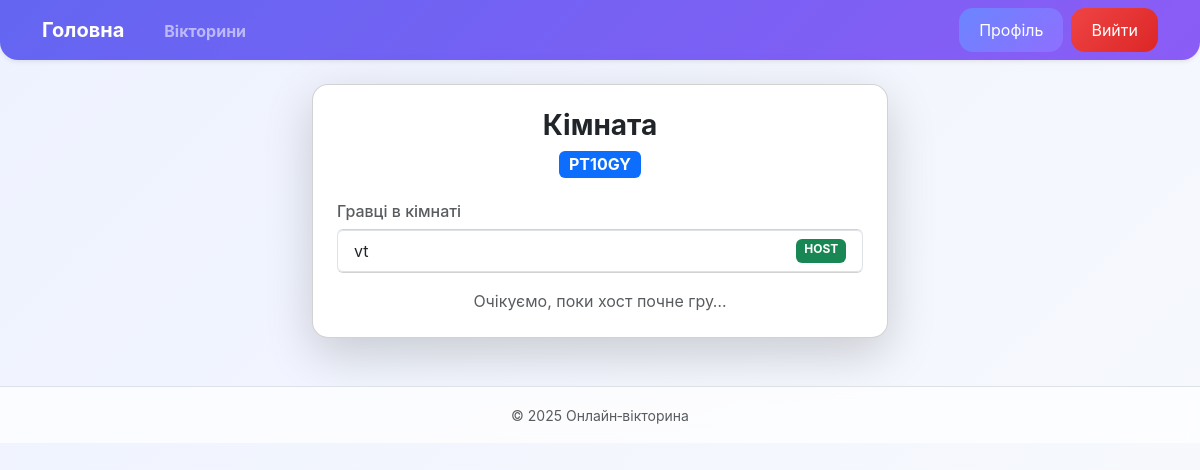
The app's page /quiz/room/PT10GY/ (signed in) with its own data.
### quiz/models.py (models this page shows, shortened)
class QuizRoom(models.Model):
    quiz = models.ForeignKey("Quiz", on_delete=models.CASCADE, related_name="rooms")
    host = models.ForeignKey(settings.AUTH_USER_MODEL, on_delete=models.CASCADE)
    code = models.CharField(max_length=6, unique=True, default=generate_room_code)
    created_at = models.DateTimeField(auto_now_add=True)
    current_question_index = models.PositiveIntegerField(default=0)
    question_started_at = models.DateTimeField(null=True, blank=True)

class QuizPlayer(models.Model):
    room = models.ForeignKey(QuizRoom, on_delete=models.CASCADE, related_name="players")
    user = models.ForeignKey(settings.AUTH_USER_MODEL, on_delete=models.CASCADE)
    score = models.PositiveIntegerField(default=0)
    joined_at = models.DateTimeField(auto_now_add=True)
    answered_current = models.BooleanField(default=False)

### accounts/models.py (models this page shows, shortened)
class User(AbstractUser):
    ROLE_CHOICES = (
        ('user', 'User'),
        ('admin', 'Administrator'),
    )
    role = models.CharField(
        max_length=10,
        choices=ROLE_CHOICES,
        default='user'
    )
    bio = models.TextField(blank=True, null=True)
    avatar = models.ImageField(upload_to='avatars/', blank=True, null=True)

### quiz/views.py (the view)
# urls.py: path("room/<str:code>/", RoomLobbyView.as_view(), name="room_lobby"),
class RoomLobbyView(LoginRequiredMixin, DetailView):
    model = QuizRoom
    slug_field = "code"
    slug_url_kwarg = "code"
    template_name = "quiz/room_lobby.html"
    def get_context_data(self, **kwargs):
        context = super().get_context_data(**kwargs)
        context["players"] = self.object.players.select_related("user")
        return context

### quiz/templates/quiz/room_lobby.html (shortened to what this page needs)
{% extends "main.html" %}
{% load static %}
{% block content %}
<div class="row justify-content-center">
  <div class="col-md-6">
    <div class="card p-4 shadow-lg rounded-4">
      <div class="text-center mb-4">
        <h3 class="fw-bold">Кімната</h3>
        <span class="badge bg-primary fs-6">
          {{ object.code }}
        </span>
      </div>
      <h6 class="text-muted mb-2">Гравці в кімнаті</h6>
      <ul id="players" class="list-group mb-3">
        {% for p in players %}
          <li class="list-group-item d-flex justify-content-between">
            {{ p.user.username }}
            {% if p.user == object.host %}
              <span class="badge bg-success">HOST</span>
            {% endif %}
          </li>
        {% endfor %}
      </ul>
      {% if request.user == object.host %}
        <button id="startBtn"
                type="button"
                class="btn btn-main w-100 btn-glow">
          ▶ Почати вікторину
        </button>
      {% else %}
        <p class="text-muted text-center mb-0">
          Очікуємо, поки хост почне гру…
        </p>
      {% endif %}
    </div>
  </div>
</div>
{% endblock %}

### online_quiz/templates/main.html (style rules this page uses)
:root { --grad-main: linear-gradient(135deg, #6366f1, #8b5cf6); --grad-btn: linear-gradient(135deg, #6a85ff, #8f6fff); --grad-danger: linear-gradient(135deg, #ef4444, #dc2626); --bg-soft: linear-gradient(135deg, #eef2ff, #f8fafc); }
body { min-height: 100vh; background: var(--bg-soft); font-family: Inter, system-ui, sans-serif; }

### records on screen
QuizRoom: code "PT10GY"
QuizPlayer: user.username "vt", shows "HOST"
